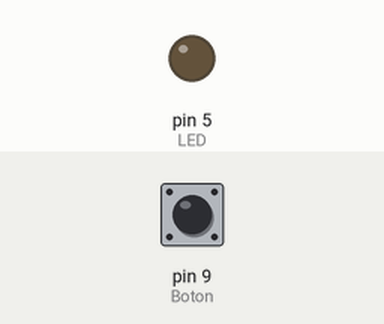
The sketch below on a simulated Arduino Uno, built with avr-gcc and run on an emulated ATmega328P. Parts: output pins drawn as LEDs (lit = HIGH). The inputs (shaded band) are chosen by the test bench; at power-on: pin 9 (Boton) LOW. What the sketch prints to the serial monitor is not drawn.

Above: at 1.2 s.
1.3 s: pin 9 (Boton) pulled HIGH for 0.15 s
At 2.5 s:
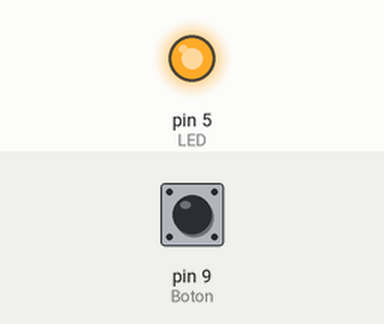
2.9 s: pin 9 (Boton) pulled HIGH for 1 s
At 4.0 s:
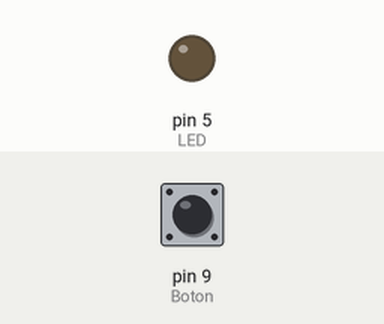
5.4 s: pin 9 (Boton) pulled HIGH for 3.2 s
At 5.9 s:
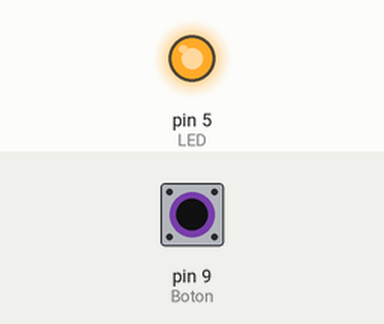
Timing chart, 0 to 8.4 s (numbered marks = the images above; inputs shaded):
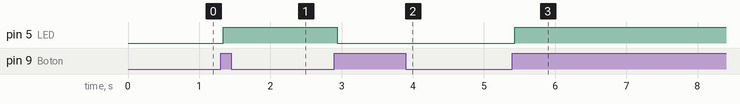

The sketch:

Basic.ino
```cpp
int LED = 5;
int Boton = 9;
int estado = 0;
int salida = 0;
int estadoAnterior = 0;
void setup()
{
  Serial.begin(9600);
    pinMode(LED, OUTPUT);
  pinMode(Boton, INPUT);
}

void loop()
 {

estado = digitalRead(Boton);
Serial.println(estado);

if((estado == HIGH) && (estadoAnterior == LOW))
{
  salida = 1 - salida;
  delay(30);
}
estadoAnterior = estado;

if(salida == 1) {
digitalWrite(LED,HIGH);
}
else {
  digitalWrite(LED,LOW);}
}
```

Measured:
- after the input at 1.3 s, pin 5 (LED): LOW → HIGH at once
- after the input at 2.9 s, pin 5 (LED): HIGH → LOW at once
- after the input at 5.4 s, pin 5 (LED): LOW → HIGH at once
